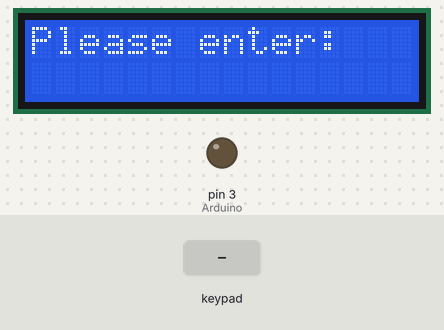
This sketch was run on a simulated Arduino Uno, built with avr-gcc and run on an emulated ATmega328P. Parts: 16×2 character LCD, output pins drawn as LEDs (lit = HIGH). Inputs (shaded band) come from the test bench.

Above: at 1.2 s.
1.3 s: keypad keys 1 3 9 1 0 1 2 # pressed 0.4 s apart
At 5.3 s:
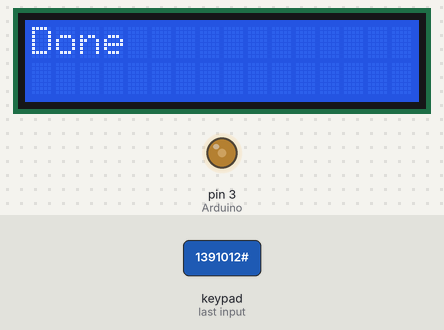
6.0 s: keypad keys 1 9 1 1 1 7 # pressed 0.4 s apart
At 7.4 s:
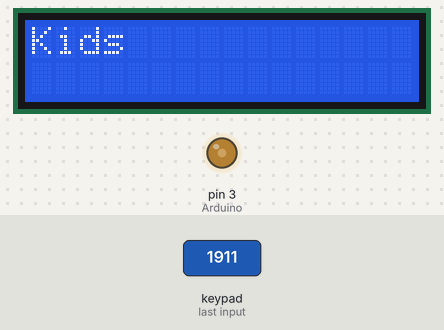
10.3 s: key '4' pressed
At 11.2 s:
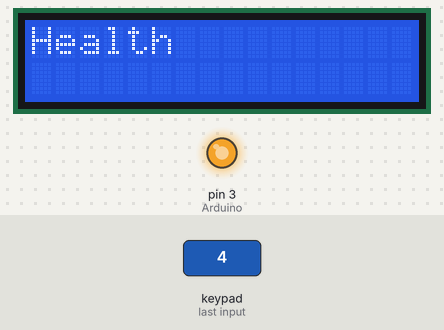
11.8 s: key '5' pressed
At 12.7 s:
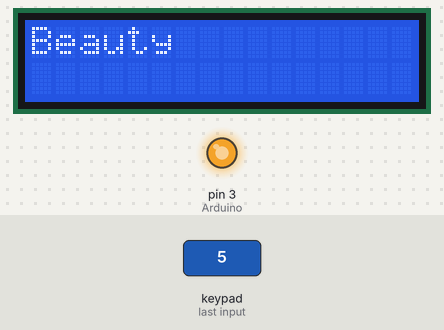
13.3 s: key '6' pressed
At 14.3 s:
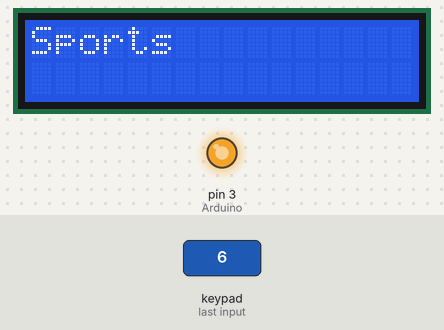
14.8 s: keypad keys 1 9 1 1 1 7 * pressed 0.4 s apart
At 18.8 s:
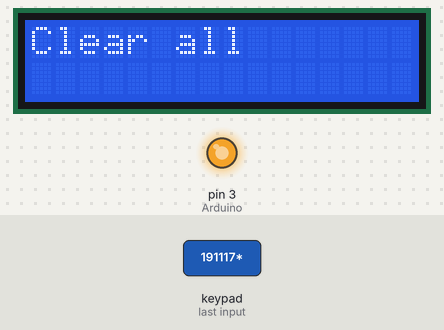
Timing chart, 0 to 20.1 s (numbered marks = the images above; inputs shaded):
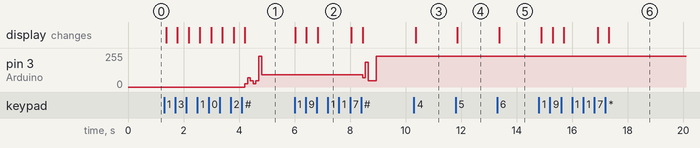

Measured:
- after the input at 1.3 s, pin 3 (Arduino): 0/255 → 23/255 after 2.9 s, → 69/255 0.10 s later, → 46/255 0.10 s later, → 23/255 0.10 s later, … (7 changes in this stretch); the display: first changes after 0.07 s (image 1 shows a later state)
- after the input at 6.0 s, pin 3 (Arduino): 92/255 → 69/255 after 2.4 s, → 184/255 0.10 s later, → 46/255 0.10 s later, → 230/255 0.30 s later; the display: changes at once (image 2)
- after the input at 10.3 s, the display: changes after 0.06 s (image 3)
- after the input at 11.8 s, the display: changes after 0.07 s (image 4)
- after the input at 13.3 s, the display: changes after 0.08 s (image 5)
- after the input at 14.8 s, the display: first changes after 0.09 s (image 6 shows a later state)

The sketch:

User_Interface.ino
```cpp
#include <LiquidCrystal.h>
#include <Keypad.h>

const byte ROWS = 4; // four rows
const byte COLS = 3; // three columns
char keys[ROWS][COLS] = {
  {'1','2','3'},
  {'4','5','6'},
  {'7','8','9'},
  {'*','0','#'}
};
byte rowPins[ROWS] = {13, 9, 10, 12}; // connect to the row pinouts of the keypad
byte colPins[COLS] = {19, 11, 17}; // connect to the column pinouts of the keypad
int Arduino = 3; // digital pin 11 is connected to Arduino
int product[10]; // products that are selected and then transered to Arduino for optimal path calculation
int count = 0; // cound the number of items entered
int done = 0; // set to 1 if finish entering

// initialize the keypad
Keypad keypad = Keypad(makeKeymap(keys), rowPins, colPins, ROWS, COLS);
// initialize the library with the numbers of the interface pins
LiquidCrystal lcd(5, 6, 4, 18, 2, 16);

void setup(){
  Serial.begin(9600);
  // set up the LCD's number of columns and rows:
  lcd.begin(16, 2);
  // Print the ready signal to the LCD.
  lcd.print("Please enter:");
}

void loop(){
  char key = keypad.getKey();
  // set the cursor to column 0, line 1 (second row)
  lcd.setCursor(0, 1);

  // if all possible items are selected
  if(count > 10){
    lcd.clear();
    lcd.print("Select all");
    if(done == 0)
      done = 1; // the customer didn't press '#', but maximum number of items is reached
  }

  // if any key is pressed and not all possible items are selected
  // if no key is pressed, nothing happens
  if(key != NO_KEY && count <= 9 && done == 0){
    lcd.clear();

    if(key == '0'){
      lcd.print("Grocery");
      product[count] = 0;
    }
    if(key == '1'){
      lcd.print("Kids");
      product[count] = 1;
    }
    if(key == '2'){
      lcd.print("Books");
      product[count] = 2;
    }
    if(key == '3'){
      lcd.print("Office");
      product[count] = 3;
    }
    if(key == '4'){
      lcd.print("Health");
      product[count] = 4;
    }
    if(key == '5'){
      lcd.print("Beauty");
      product[count] = 5;
    }
    if(key == '6'){
      lcd.print("Sports");
      product[count] = 6;
    }
    if(key == '7'){
      lcd.print("Electronics");
      product[count] = 7;
    }
    if(key == '8'){
      lcd.print("Apparel");
      product[count] = 8;
    }
    if(key == '9'){
      lcd.print("Home");
      product[count] = 9;
    }
    // finish entering
    if(key == '#'){
      lcd.print("Done");
      done = 1;
      count = count - 1; // no product entered
    }
    // clear the last item
    if(key == '*'){
      lcd.print("Clear all");
      done = 0;
      count = -1; // it will be added by 1 and get 0
    }
    count = count + 1; // increase the number of items entered
  }

  if(done == 1){
    while(count > 0){
      analogWrite(Arduino, (product[count] + 1) * 23);
      count --;
      delay(100);
    }
    done = 0; // finish transfering the list
  }

  delay(100);
}
```
